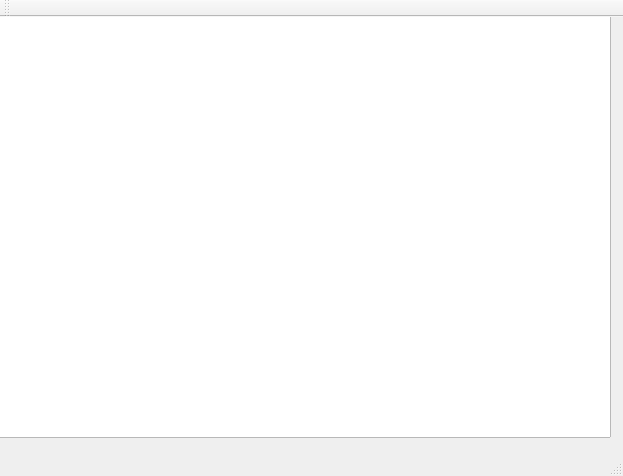
<?xml version="1.0" encoding="UTF-8"?>
<ui version="4.0">
 <class>MainWindow</class>
 <widget class="QMainWindow" name="MainWindow">
  <property name="geometry">
   <rect>
    <x>0</x>
    <y>0</y>
    <width>623</width>
    <height>476</height>
   </rect>
  </property>
  <property name="windowTitle">
   <string>MainWindow</string>
  </property>
  <widget class="QWidget" name="centralWidget">
   <widget class="QGraphicsView" name="graphicsView">
    <property name="geometry">
     <rect>
      <x>-20</x>
      <y>-30</y>
      <width>631</width>
      <height>451</height>
     </rect>
    </property>
    <property name="dragMode">
     <enum>QGraphicsView::ScrollHandDrag</enum>
    </property>
   </widget>
  </widget>
  <widget class="QToolBar" name="mainToolBar">
   <attribute name="toolBarArea">
    <enum>TopToolBarArea</enum>
   </attribute>
   <attribute name="toolBarBreak">
    <bool>false</bool>
   </attribute>
  </widget>
  <widget class="QStatusBar" name="statusBar"/>
 </widget>
 <layoutdefault spacing="6" margin="11"/>
 <resources/>
 <connections/>
</ui>
